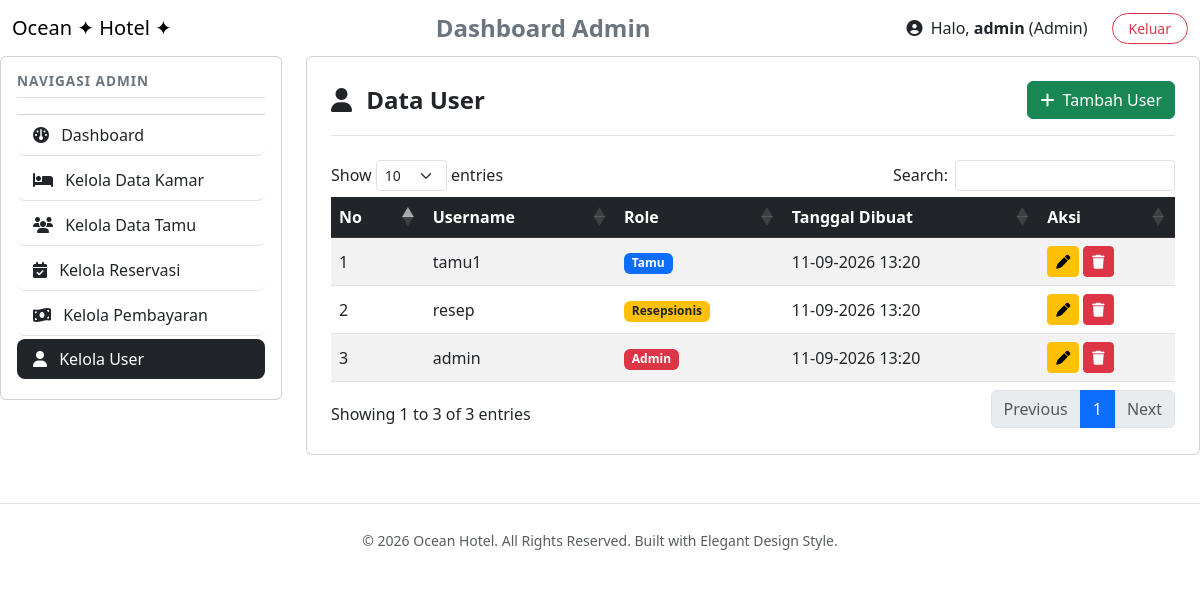
Screenshot of /admin/user/index.php (signed in) with the database file from the repository.
### tables this page shows
CREATE TABLE users (
    id_user INT AUTO_INCREMENT PRIMARY KEY,
    username VARCHAR(50) NOT NULL UNIQUE,
    password VARCHAR(255) NOT NULL,
    role ENUM('admin', 'resepsionis', 'tamu') NOT NULL,
    created_at TIMESTAMP DEFAULT CURRENT_TIMESTAMP
);

### admin/user/index.php (the view, shortened to what this page needs)
<?php
require_once '../../config/database.php';
include '../../templates/header.php';
include '../../templates/navbar.php';
?>
<link rel="stylesheet"
href="https://cdn.datatables.net/1.13.4/css/dataTables.bootstrap5.min.css">
<div class="row">
    <div class="col-md-3 mb-4">
        <div class="card card-ocean p-3">
            <h5 class="fw-bold mb-3 border-bottom pb-2 text-uppercase text-secondary"
            style="font-size:0.85rem;letter-spacing:1px;">
                Navigasi Admin
            </h5>
            <div class="list-group list-group-flush">
                <a href="../dashboard.php"
                class="list-group-item list-group-item-action rounded-3 mb-1">
                    <i class="fa-solid fa-gauge me-2"></i>
                    Dashboard
                </a>
                <a href="../kamar/index.php"
                class="list-group-item list-group-item-action rounded-3 mb-1">
                    <i class="fa-solid fa-bed me-2"></i>
                    Kelola Data Kamar
                </a>
                <a href="../tamu/index.php"
                class="list-group-item list-group-item-action rounded-3 mb-1">
                    <i class="fa-solid fa-users me-2"></i>
                    Kelola Data Tamu
                </a>
                <a href="../reservasi/index.php"
                class="list-group-item list-group-item-action rounded-3 mb-1">
                    <i class="fa-solid fa-calendar-check me-2"></i>
                    Kelola Reservasi
                </a>
                <a href="../pembayaran/index.php"
                class="list-group-item list-group-item-action rounded-3 mb-1">
                    <i class="fa-solid fa-money-bill-wave me-2"></i>
                    Kelola Pembayaran
                </a>
                <a href="index.php"
                class="list-group-item list-group-item-action active bg-dark border-0 rounded-3 mb-1">
                    <i class="fa-solid fa-user me-2"></i>
                    Kelola User
                </a>
            </div>
        </div>
    </div>
    <div class="col-md-9">
        <div class="card card-ocean p-4">
            <div class="d-flex justify-content-between align-items-center border-bottom pb-3 mb-4">
                <h4 class="fw-bold mb-0">
                    <i class="fa-solid fa-user me-2"></i>
                    Data User
                </h4>
                <a href="tambah.php" class="btn btn-success">
                    <i class="fa-solid fa-plus me-1"></i>
                    Tambah User
                </a>
            </div>
            <div class="table-responsive">
                <table id="tableUser"
                class="table table-hover table-striped align-middle">
                    <thead class="table-dark">
                        <tr>
                            <th>No</th>
                            <th>Username</th>
                            <th>Role</th>
                            <th>Tanggal Dibuat</th>
                            <th>Aksi</th>
                        </tr>
                    </thead>
                    <tbody>
                    <?php
                    $no = 1;
                    $query = mysqli_query($conn,"
                    SELECT *
                    FROM users
                    ORDER BY id_user DESC
                    ");
                    while($row = mysqli_fetch_assoc($query)):
                    ?>
                    <tr>
                        <td><?= $no++; ?></td>
                        <td><?= $row['username']; ?></td>
                        <td>
                            <?php if($row['role'] == 'admin'): ?>
                                <span class="badge bg-danger">
                                    Admin
                                </span>
                            <?php elseif($row['role'] == 'resepsionis'): ?>
                                <span class="badge bg-warning text-dark">
                                    Resepsionis
                                </span>
                            <?php else: ?>
                                <span class="badge bg-primary">
                                    Tamu
                                </span>
                            <?php endif; ?>
                        </td>
                        <td>
                            <?= date('d-m-Y H:i', strtotime($row['created_at'])); ?>
                        </td>
                        <td>
                            <a href="edit.php?id=<?= $row['id_user']; ?>"
                            class="btn btn-warning btn-sm">
                                <i class="fa-solid fa-pen"></i>
                            </a>
                            <a href="hapus.php?id=<?= $row['id_user']; ?>"
                            class="btn btn-danger btn-sm"
                            onclick="return confirm('Yakin ingin menghapus user ini?')">
                                <i class="fa-solid fa-trash"></i>
                            </a>
                        </td>
                    </tr>
                    <?php endwhile; ?>
                    </tbody>
                </table>
            </div>
        </div>
    </div>
</div>
<?php include '../../templates/footer.php'; ?>

### templates/header.php (shortened to what this page needs)
<!DOCTYPE html>
<html lang="id">
<head>
    <link href="https://cdn.jsdelivr.net/npm/bootstrap@5.3.0/dist/css/bootstrap.min.css" rel="stylesheet">
    <link rel="stylesheet" href="https://cdnjs.cloudflare.com/ajax/libs/font-awesome/6.4.0/css/all.min.css">
    <link rel="stylesheet" href="<?= BASEURL; ?>assets/css/style.css">
</head>
<body>

### templates/navbar.php (shortened to what this page needs)
<nav class="navbar navbar-expand-lg navbar-ocean sticky-top d-print-none">
    <div class="container-fluid">
        <a class="navbar-brand ocean-logo-container" href="<?= BASEURL; ?>">
            <div class="logo-text-wrapper">
                <span class="logo-title">Ocean</span>
                <span class="logo-subtitle">✦ Hotel ✦</span>
            </div>
        </a>
        <div class="collapse navbar-collapse" id="navbarNav">
    <?php if(isset($_SESSION['login'])) : ?>
<div class="mx-auto">
    <span class="fw-bold fs-4 text-secondary">
        Dashboard <?= ucfirst($_SESSION['role']); ?>
    </span>
</div>
<?php endif; ?>
    <ul class="navbar-nav align-items-center">
        <?php if(isset($_SESSION['login'])) : ?>
            <li class="nav-item">
                <span class="nav-link text-dark me-3">
                    <i class="fa-solid fa-user-circle me-1"></i>
                    Halo,
                    <strong><?= $_SESSION['username']; ?></strong>
                    (<?= ucfirst($_SESSION['role']); ?>)
                </span>
            </li>
            <li class="nav-item">
                <a class="btn btn-outline-danger btn-sm rounded-pill px-3"
                href="<?= BASEURL; ?>auth/logout.php">
                    Keluar
                </a>
            </li>
        <?php endif; ?>
    </ul>
</div>
    </div>
</nav>

### templates/footer.php (shortened to what this page needs)
</div> <footer class="text-center py-4 mt-5 border-top bg-white text-muted d-print-none">
        <small>&copy; <?= date('Y'); ?> Ocean Hotel. All Rights Reserved. Built with Elegant Design Style.</small>
    </footer>
</body>
</html>

### rows the page displays
users: username "tamu1", role "Tamu", created_at "11-09-2026 13:20"
users: username "resep", role "Resepsionis", created_at "11-09-2026 13:20"
users: username "admin", role "Admin", created_at "11-09-2026 13:20"

### other values shown
$_SESSION['role'] "Admin"
$_SESSION['username'] "admin"
